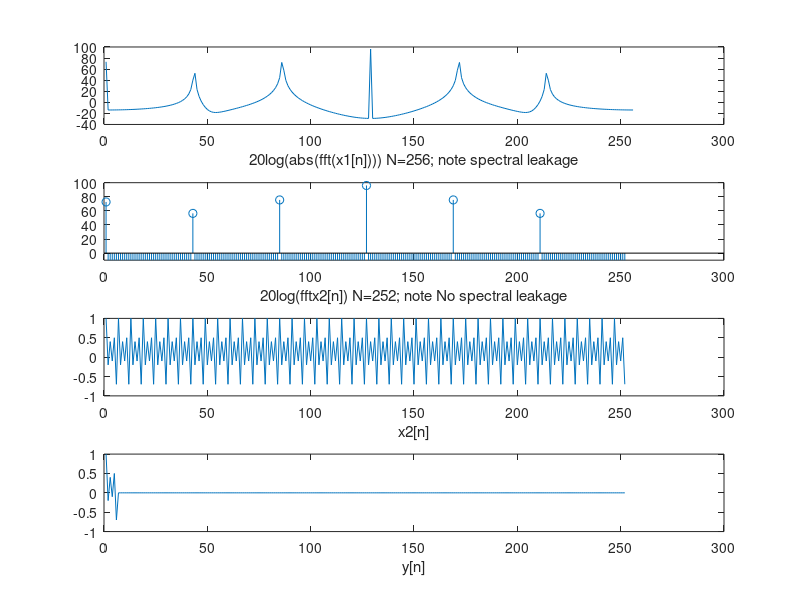

The MATLAB script that drew this image:
%% Week6 Tutorial -- Setup

clc
clear all

mkdir ~/Documents/Michael/ECE/ECE4/EE401/Tutorials/Week6

cd ~/Documents/Michael/ECE/ECE4/EE401/Tutorials/Week6

diary 'Week6TutorialDiary.txt'

%% 

diary on

xx = [1 -0.2 0.4 -0.1 0.5 -0.7];
stem(xx);
axis([-1 7 -1.5 1.5]);
XXf = fft(xx);
stem((0:5), abs(XXf));
axis([-1 6 0 4]);

diary off

%% 

diary on

x = 0;
for i1 = 1:1000, x = [x xx]; end
stem(x(1:45));
x1 = x(2:257);
stem(x1);
X1f = fft(x1);
X1db = 20*log(abs(X1f));
subplot(411);
plot(X1db);
xlabel('20log(abs(fft(x1[n]))) N=256; note spectral leakage');

x2 = x(2:253);
X2f = fft(x2);
X2db = 20*log(abs(X2f)+eps);
subplot(412);
stem(X2db);
xlabel('20log(fftx2[n]) N=252; note No spectral leakage');
axis([0 300 -10 100]);

diary off

%% 

diary on

num = [1 0 0 0 0 0 -1];
den = [1 0 0 0 0 0 0];
y = filter(num, den, x2);
subplot(413);
plot(x2);
xlabel('x2[n]');
subplot(414);
plot(y);
xlabel('y[n]');

diary off